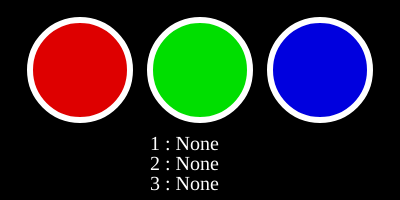
Frame 1 (no input)
Frame 60 (no input): identical to frame 1, image omitted
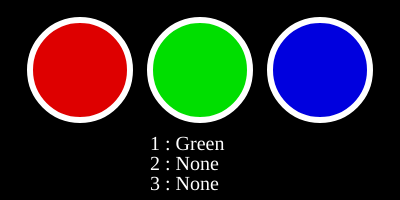
Frame 120 (the mouse pressed at the canvas centre since frame 60)

The p5.js sketch that drew these frames (run headless with seeded random() and noise() and a simulated clock; from frame 60 on, the mouse is pressed at the canvas centre):

// p5.js sketch
// ── sketch.js
var showLeft, showCenter, showRight,last,last2,last3;

function setup() {
  createCanvas(400, 200);

  showLeft = true;
  showCenter = true;
  showRight = true;
  last = "None"
  last2 = "None"
  last3 = "None"
}

function draw() {
  background(0);
  console.log(last3);
  if(last3 == "Blue" && last2 == "Red" && last == "Red")
    background(random(255),random(255),random(255));
  
  strokeWeight(6);
  stroke(255);
  
  textFont('Black Han Sans');


  if (showLeft) {
    //Draw Red  
    fill(222, 0, 0);
    ellipse(80, 70, 100);
  }


  if (showCenter) {
    //Draw Green
    fill(0, 222, 0);
    ellipse(200, 70, 100);
  }


  if (showRight) {
    //Draw Blue
    fill(0, 0, 222);
    ellipse(320, 70, 100);
  }
  
  fill(255);
  noStroke();
  textSize(20);
  text("1 : " + last,150,150);
  text("2 : " + last2,150,170);
  text("3 : " + last3,150,190);
}

function mousePressed() {

  var distRed = dist(80, 70, mouseX, mouseY);
  
  if (distRed < 50) {
    last3 = last2;
    last2 = last;  

    last = "Red" 
  }
  

  var dGreen = dist(200, 70, mouseX, mouseY);

  if (dGreen < 50) {
    last3 = last2;
    last2 = last;
    
    last = "Green"
  }


  var dBlue = dist(320, 70, mouseX, mouseY);

  if (dBlue < 50) {
    last3 = last2;
    last2 = last;
    
    last = "Blue"
  }

}
